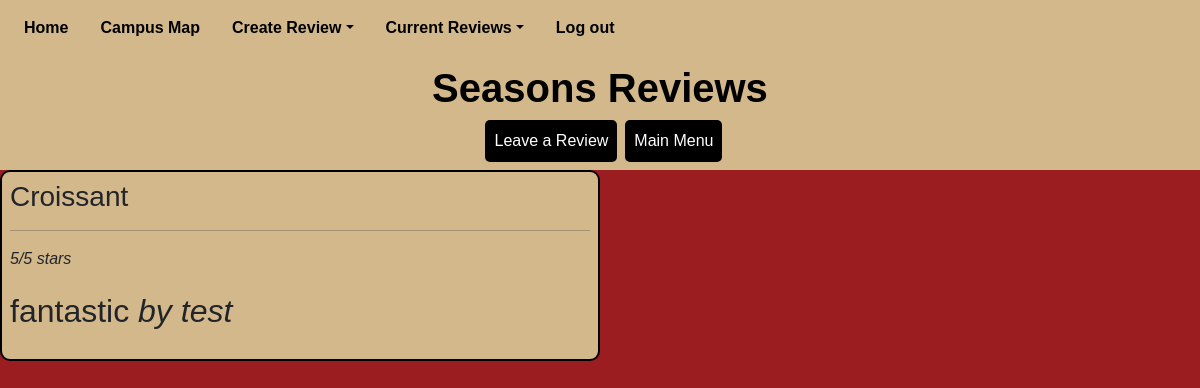
The page /reviewP/seasonsReview on the database its author committed.
### py_src/snacks/main.py (models this page shows)
class Review(SQLModel, table=True):
    __tablename__ = "reviews"
    review_id: int | None = Field(default=None, primary_key=True)
    author_id: int = Field(nullable=False, foreign_key="users.user_id")
    location_id: int = Field(nullable=False, foreign_key="locations.location_id")
    title: str = Field(nullable=False)
    body: str = Field(nullable=False)
    rating: int = Field(nullable=False)
    author: "User" = Relationship(back_populates="reviews")
    location: "Location" = Relationship(back_populates="reviews")

class User(SQLModel, table=True):
    __tablename__ = "users"
    user_id: int | None = Field(default=None, primary_key=True)
    username: str = Field(index=True, unique=True, nullable=False)
    password: str = Field(nullable=False)
    reviews: list["Review"] = Relationship(back_populates="author")

### py_src/snacks/main.py (the view)
@app.get("/reviewP/seasonsReview", response_class=HTMLResponse)
async def seasonsReview(request: Request, db: Session = Depends(get_session)):
    reviews = db.exec(
        select(Review, User)
        .join(User, Review.author_id == User.user_id)
        .where(Review.location_id == 4)
    ).all()
    newreview = []
    for review, user in reviews:
        newreview.append(
            {
                "title": review.title,
                "body": review.body,
                "rating": review.rating,
                "author": user.username,
            }
        )
    return templates.TemplateResponse(
        "reviewP/seasonsReviewPage.html", {"request": request, "reviews": newreview}
    )

### py_src/templates/reviewP/seasonsReviewPage.html (shortened to what this page needs)
{% extends 'blog/base_reviews.html' %}
{% block h1 %} Seasons {% endblock %}
{% block content %} <button class="btn p-2 mx-2" id="menu" onclick="location.href='/createR/seasonsLeaveReview'">Leave a Review</button> {% endblock %}

### py_src/templates/blog/base_reviews.html (shortened to what this page needs)
<!DOCTYPE html>
<html lang="en">
<head>
  <link href="https://cdn.jsdelivr.net/npm/bootstrap@5.3.3/dist/css/bootstrap.min.css" rel="stylesheet"
>
  <link rel="stylesheet" href="{{ url_for('static', path='styles/reviewPage.css') }} ">
</head>
<body>
  <div class="container-fluid header p-2">
    <ul class="nav">
      <li class="nav-item custom">
        <a class="nav-link text-black custom fw-bold" href="/menu"> Home</a>
      </li>
      <li class="nav-item">
        <a class="nav-link text-black fw-bold" href="/map"> Campus Map</a>
      </li>
      <li class="nav-item dropdown">
        <a class="nav-link dropdown-toggle text-black fw-bold" data-bs-toggle="dropdown" role="button"
          aria-expanded="false">Create Review</a>
      </li>
      <li class="nav-item dropdown">
        <a class="nav-link dropdown-toggle text-black fw-bold" data-bs-toggle="dropdown" role="button"
          aria-expanded="false"> Current Reviews</a>
      </li>
    </ul>
    <li class="nav-item">
      <a class="nav-link text-black fw-bold" href="auth/login"> Log out</a>
    </li>
  </div>
<div class="d-flex p-2 header">
    <div class="mx-auto">
    <article>
      <h1><strong>{% block h1 %} {{ h1_name }} {% endblock %} Reviews</strong></h1>
      <div class="d-flex justify-content-center mt-1">
      {% block content %}{% endblock %}
      <button class="btn p-2" id="menu" onclick="location.href='/menu'">Main Menu</button>
      </div>
    </article>
    </div>
  </div>
    <div class="d-flex flex-wrap flex-row review-section">
      {% for review in reviews %}
      <article class="w-100 review p-2">
        <h3 class="text-capitalize">{{ review.title }}</h3>
        <hr class="bg-dark">
        <p><i>{{ review.rating }}/5 stars </i></p>
        <p class="fs-2">{{ review.body }} <i>by {{ review.author }}</i></p>
      </article>
      {% endfor %}
    </div>
</body>
</html>

### py_src/static/styles/reviewPage.css (style rules this page uses)
body { background-color:#9B1D20; }
.review-section { font-family: Arial, sans-serif; }
.review { border: 2px solid black; border-radius: 10px; max-width: 600px; box-sizing: border-box; font-family: Arial, sans-serif; background-color:#d3b88c; }
.header { background-color: #d3b88c; color: black; font-family: Arial, sans-serif; }
#menu { background-color: black; color: white; border-radius: 5px; cursor: pointer; }

### rows shown on the page
Review: title "Croissant", rating "5", body "fantastic", author "test"
